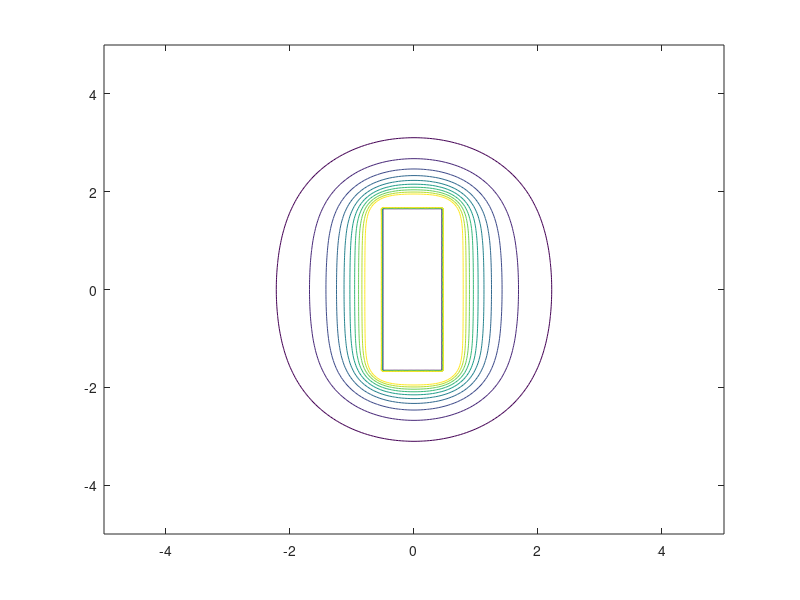

Source code (MATLAB):
%% run_greenfield_3D_DMM.m
% -------------------------------------------------------------------------
% Purpose:
%   Compute 3D greenfield displacements induced by excavation, based on
%   user-defined retaining wall deflection shapes.
%
% Key Features:
%   1. Supports multiple wall deflection modes:
%        - 3  : Parabolic shape (with/without degradation)
%        - 30 : Parabolic with Gaussian longitudinal reduction (Mu & Huang 2016)
%        - 31 : Parabolic with erfc-type longitudinal reduction (Roboski & Finno 2006)
%        - 5  : Custom linear combination of cantilever, parabolic, and kick-in
%   2. Allows specification of wall displacement level  beta and
%      variation along walls (longitudinal direction).
%   3. Discretizes excavation cavity into vertical slices (depth) and
%      perimeter segments (plan view).
%   4. Computes cavity area contributions, wall displacement fields,
%      and beta/ beta_CSS ratios for verification.
%
% Inputs (set in script):
%   - switch_shape        : integer selecting wall deflection shape
%   - beta_CCS_wall_i     : control  beta for each wall (1–4)
%   - Hw, Hr, Lx, Ly      : geometric parameters (wall height, reference depth,
%                            half-lengths of excavation box)
%   - delta_z_cavities,
%     delta_xyperimeter   : discretization step sizes (depth & perimeter)
%
% Outputs (variables/plots):
%   - a_cavity_matrix_v*  : cavity displacement contributions per slice
%   - VLW_runmeter_wall_* : integrated wall deflections per unit length
%   - beta/ beta_CSS diagnostic plots (figure 97, 98)
%
% Notes:
%   - Discretization along walls is midpointed to ensure symmetry.
%   - Longitudinal reductions (30/31) are centered around s = 0 for each wall.
%   - Use figure(97)/(98) to check symmetry of β/β_CSS profiles.
%
% Author: Adriana Hernandez
% Created: [Date]
% Based on: initial 3DShaft framework (2025), adapted for 3D wall
% deflection created by Andrea Franza
% _v1: Station_calculation_AFv4_Eq_shaft_3d_AF_v2
% _v2: Updates discretization and perimeter location of cavities. 
% -------------------------------------------------------------------------

%close all;
%clear all;
function out = run_greenfield_3D_DMM(params)
    % Run the 3D greenfield DMM with optional overrides via params struct.
    % Example:
    %   p = struct('Hw',19,'L_x',9.5,'L_y',32,'switch_shape',5);
    %   out = run_greenfield_3D_DMM(p);
                          % ← ensures out is always defined
    if nargin < 1, params = struct(); end
    out = struct(); 
    close all; clc;  % keep it light; avoid clearvars/clear all inside functions
    
    %% ---------------- Inputs (guarded defaults) ----------------
    nu            = getf(params,'nu',            0.499);   % Poisson's ratio
    Hw            = getf(params,'Hw',            19);      % wall depth [m]
    He_Hwratio    = getf(params,'He_Hwratio',    1);       % He/Hw ratio if used
    L_x           = getf(params,'L_x',           9.5);     % half-width of box [m]
    L_y           = getf(params,'L_y',           32);      % half-height of box [m]
    
    beta_CCS_wall_1 = getf(params,'beta_CCS_wall_1', 0.075/100);
    beta_CCS_wall_2 = getf(params,'beta_CCS_wall_2', 0.075/100);
    beta_CCS_wall_3 = getf(params,'beta_CCS_wall_3', 0.075/100);
    beta_CCS_wall_4 = getf(params,'beta_CCS_wall_4', 0.075/100);
    
    
    num_nodes       = getf(params,'num_nodes',   101);     % number of evaluation points along the line
    building_offset = getf(params,'building_offset',   11);    % [m] distance from the wall face
    length_beam     = getf(params,'length_beam',   12);    % [m] length along x
    y0              = getf(params,'y0',   0);     % [m] fixed y for the line
    z0              =getf(params,'z0',   0);      % [m] fixed z for the line (0=surface; e.g. 2.2 for foundation)     
    
    
    switch_shape   = getf(params,'switch_shape',   5);     % 3,30,31,5,50,51 (your modes)
    C1             = getf(params,'C1',             0);     % only used if switch_shape=5/50/51
    C2             = getf(params,'C2',             1);
    C3             = getf(params,'C3',             1-C1-C2);

    if ismember(switch_shape, [5 50 51])
        tol  = 1e-6;
        if abs((C1+C2+C3) - 1) > tol
            error('C1+C2+C3 must equal 1 (got %.6g). Fix your inputs.', C1+C2+C3);
        end
    end
    
    % Wall discretization
    delta_z_cavities = getf(params,'delta_z_cavities', Hw/19);  % depth step [m]
    % Perimeter discretization
    delta_xyperimeter_cavities = getf(params,'delta_xyperimeter_cavities', 2.5);
    
    % Field grid spacing (used later when building Xsection/Ysection/Zsection)
    spacing_x = getf(params,'spacing_x', Hw*0.05);
    spacing_y = getf(params,'spacing_y', Hw*0.05);
    spacing_z = getf(params,'spacing_z', Hw*0.05);
    
    % Output section choice and plotting/solution switches
    switch_outputlocation   = getf(params,'switch_outputlocation',   3); % 1=xz, 3=xy, 4 =buildingcoords
    switch_solution_type    = getf(params,'switch_solution_type',    3); % 1,2,3 per your script
    
    % Make C’s visible if shape=5/50/51
    if ismember(switch_shape,[5 50 51]) 
        % expose C1..C3 to original code that references them
    end

    make_plots_checks = getf(params,'make_plots_checks', false);
    make_plots_results = getf(params,'make_plots_results', false);


    %% Building up coordinates at which movement computed
if switch_outputlocation==1
    %%xz plane (vertical)
    x_vect = L_x+spacing_x : spacing_x : 6*Hw;
    y_vect = 0;
    z_vect = 0 : spacing_z : 2*Hw;

elseif switch_outputlocation==3
    % xy plane (horizontal)
    x_vect = -5*Hw : spacing_x : 5*Hw;
    y_vect = -5*Hw : spacing_y : 5*Hw;
    z_vect = 0;

elseif switch_outputlocation==4
    % ---- 1D line along x, at fixed y=z ----
    % Global x along the building line (outside the RIGHT wall at x=+L_x):
    %   absolute x = (wall face) + (offset) + [0..length_beam]
    x_vect = (L_x + building_offset) + linspace(0, length_beam, num_nodes);
    y_vect = y0;     % scalar
    z_vect = z0;     % scalar

elseif switch_outputlocation==100
    % --- ASRE3D building nodes (direct) ---
    % Expect the caller to pass coords via params.x_nodes / y_nodes / z_nodes
    assert(isfield(params,'x_nodes') && isfield(params,'y_nodes') && isfield(params,'z_nodes'), ...
           'Mode 100 needs params.x_nodes, params.y_nodes, params.z_nodes');
    x_vect = params.x_nodes(:);
    y_vect = params.y_nodes(:);
    z_vect = params.z_nodes(:);

else
    error('switch_outputlocation=%d not implemented.', switch_outputlocation);
end


if switch_outputlocation==1
    %%xz plane (vertical)     
    [Xsection,Zsection] = meshgrid(x_vect,z_vect);
    Ysection=0;
   
elseif  switch_outputlocation==3
    %xy plane (horizontal)
    [Xsection,Ysection] = meshgrid(x_vect,y_vect);
    Zsection=0;

elseif switch_outputlocation==100
    % --- ASRE3D node cloud: 1-to-1 points, no meshgrid ---
    % x_vect, y_vect, z_vect must be same-length vectors of node coordinates.
    if ~(numel(x_vect)==numel(y_vect) && numel(y_vect)==numel(z_vect))
        error('Mode 100: x_nodes, y_nodes, z_nodes must have the same length.');
    end
    Xsection = x_vect(:);
    Ysection = y_vect(:);
    Zsection = z_vect(:);


else
    [Xsection,Ysection,Zsection] = meshgrid(x_vect,y_vect,z_vect);
    Xsection=Xsection(:);
    Ysection=Ysection(:);
    Zsection=Zsection(:);
end


%% Basic wall mode
    beta_CCS_wall_all = [beta_CCS_wall_1 , beta_CCS_wall_2 , beta_CCS_wall_3 , beta_CCS_wall_4];
    beta_CCS_avg = mean(beta_CCS_wall_all);
    
    z_wall_discr_vec = 0:delta_z_cavities:Hw; %depth at which wall volume loss vertically discretised 
    z_cav_vec = (z_wall_discr_vec(1:end-1) + z_wall_discr_vec(2:end))./2;
       
%% Building up coordinates of the stacks of cavities around the wall 
%Defining the positions of the virtual cavities along the perimeter of the
%wall
%The cavities will be located at the midpoint of each "squared section". 
% Perimeter discretization (symmetric, midpointed)
    dx = delta_xyperimeter_cavities;

% number of segments per wall (rounded so total length stays exact)
    n1 = max(1,round((2*L_x/dx)));
    n2 = max(1,round((2*L_y/dx)));
    dx1 = (2*L_x/n1);
    dx2 = (2*L_y/n2);

% --- PERIMETER NODES (exactly on the rectangle, including corners) ---
% Wall 1 (bottom): y = -L_y, x from -L_x to +L_x
    xnode_w1 = linspace(-L_x,  L_x,  n1+1);    ynode_w1 = -L_y*ones(1,n1+1);

% Wall 2 (right):  x = +L_x, y from -L_y to +L_y
    ynode_w2 = linspace(-L_y,  L_y,  n2+1);    xnode_w2 =  L_x*ones(1,n2+1);

% Wall 3 (top):    y = +L_y, x from +L_x to -L_x (reverse to keep traversal)
    xnode_w3 = linspace( L_x, -L_x, n1+1);     ynode_w3 =  L_y*ones(1,n1+1);

% Wall 4 (left):   x = -L_x, y from +L_y to -L_y
    ynode_w4 = linspace( L_y, -L_y, n2+1);     xnode_w4 = -L_x*ones(1,n2+1);

% Concatenate once per corner (avoid duplicates):
    Xnode_vec = [ xnode_w1, xnode_w2(2:end), xnode_w3(2:end), xnode_w4(2:end) ];
    Ynode_vec = [ ynode_w1, ynode_w2(2:end), ynode_w3(2:end), ynode_w4(2:end) ];

% Contiguous node index ranges per wall
    idx_node_w1 = 1 : (n1+1);
    idx_node_w2 = (n1+1) : (n1+1) + n2;
    idx_node_w3 = idx_node_w2(end) + (1:n1);
    idx_node_w4 = idx_node_w3(end) + (1:n2);

% --- CAVITY MIDPOINTS (between consecutive nodes along each wall) ---
% Wall 1 mids
    xmid_w1 = 0.5*(xnode_w1(1:end-1) + xnode_w1(2:end));
    ymid_w1 = -L_y*ones(1,n1);

% Wall 2 mids
    ymid_w2 = 0.5*(ynode_w2(1:end-1) + ynode_w2(2:end));
    xmid_w2 =  L_x*ones(1,n2);

% Wall 3 mids  (nodes reversed → mids follow traversal)
    xmid_w3 = 0.5*(xnode_w3(1:end-1) + xnode_w3(2:end));
    ymid_w3 =  L_y*ones(1,n1);

% Wall 4 mids
ymid_w4 = 0.5*(ynode_w4(1:end-1) + ynode_w4(2:end));
xmid_w4 = -L_x*ones(1,n2);

% Concatenate in the same order (w1 → w2 → w3 → w4)
Xc_vec = [xmid_w1, xmid_w2, xmid_w3, xmid_w4];
Yc_vec = [ymid_w1, ymid_w2, ymid_w3, ymid_w4];

% Contiguous cavity index ranges per wall (for your loops)
index_wall1 = 1 : n1;
index_wall2 = (n1+1) : (n1+n2);
index_wall3 = (n1+n2+1) : (2*n1+n2);
index_wall4 = (2*n1+n2+1) : (2*n1+2*n2);

% Wall lengths for normalization/labels
Lwall_1 = 2*L_x;  Lwall_3 = 2*L_x;
Lwall_2 = 2*L_y;  Lwall_4 = 2*L_y;

% --- Depth × along-wall grids ---
% Use MIDPOINT coordinates (xmid/ymid) for evaluating deflections and volumes
[Ymidwall_wall_1, Z_wall_discr_1] = meshgrid(xmid_w1, z_wall_discr_vec);
[Ymidwall_wall_2, Z_wall_discr_2] = meshgrid(ymid_w2, z_wall_discr_vec);
[Ymidwall_wall_3, Z_wall_discr_3] = meshgrid(xmid_w3, z_wall_discr_vec);
[Ymidwall_wall_4, Z_wall_discr_4] = meshgrid(ymid_w4, z_wall_discr_vec);

[Ymidwall_cav_1,  Z_cav_discr_1]  = meshgrid(xmid_w1, z_cav_vec);
[Ymidwall_cav_2,  Z_cav_discr_2]  = meshgrid(ymid_w2, z_cav_vec);
[Ymidwall_cav_3,  Z_cav_discr_3]  = meshgrid(xmid_w3, z_cav_vec);
[Ymidwall_cav_4,  Z_cav_discr_4]  = meshgrid(ymid_w4, z_cav_vec);

% Counts (driven by what we actually built)
num_cav_in_stack = numel(z_cav_vec);        % vertical bins
num_stacks       = numel(Xc_vec);           % along-wall bins (midpoints)

%% Plot results Mesh and Discretization Location
%Plots help identify the Wall Locations
if make_plots_checks == true

    figure(99)
    subplot(1,2,1); hold on; axis equal;
    plot([Xnode_vec, Xnode_vec(1)], [Ynode_vec, Ynode_vec(1)], 'b-'); % Rectangle-like shape
    plot(Xc_vec, Yc_vec, 'bo', 'LineWidth', 2, 'MarkerSize', 4,'displayname','Cavity centers'); 
    plot(Xc_vec(index_wall1), Yc_vec(index_wall1), 'cx', 'LineWidth', 2, 'MarkerSize', 8,'displayname','wall 1'); % Rectangle-like shape
    plot(Xc_vec(index_wall2), Yc_vec(index_wall2), 'y^', 'LineWidth', 2, 'MarkerSize', 8,'displayname','wall 2'); % Rectangle-like shape
    plot(Xc_vec(index_wall3), Yc_vec(index_wall3), 'mv', 'LineWidth', 2, 'MarkerSize', 8,'displayname','wall 3'); % Rectangle-like shape
    plot(Xc_vec(index_wall4), Yc_vec(index_wall4), 'k*', 'LineWidth', 2, 'MarkerSize', 8,'displayname','wall 4'); % Rectangle-like shape
    plot([-L_x L_x L_x -L_x -L_x], [-L_y -L_y L_y L_y -L_y], 'r--', 'LineWidth', 1.5, 'MarkerSize', 8,'displayname','Mesh'); % Rectangle boundary
    plot(0, 0, 'ko', 'MarkerFaceColor', 'k','displayname','origin'); % Origin
    xlabel('X-axis'); ylabel('Y-axis');
    title('Meshing and labelling of walls');
    legend;
    grid on;
        
    subplot(1,2,2); hold on; axis equal;
    plot([Xnode_vec, Xnode_vec(1)], [Ynode_vec, Ynode_vec(1)], 'b-','displayname','Wall'); % Rectangle-like shape
    plot(Xc_vec, Yc_vec, 'bo', 'LineWidth', 2, 'MarkerSize', 4,'displayname','Cavity Centers'); % CAvity centers
    plot([-L_x L_x L_x -L_x -L_x], [-L_y -L_y L_y L_y -L_y], 'r--', 'LineWidth', 1.5, 'MarkerSize', 8,'displayname','Mesh'); % Rectangle boundary
    plot(0, 0, 'ko', 'MarkerFaceColor', 'k','displayname','origin'); % Origin
    xlabel('X-axis'); ylabel('Y-axis');
    title('Meshing and labelling of walls');
    legend;
    grid on;

end

%% ===== Shape selection (readable handles, no giant switch) =====
% Along-wall coordinate for each wall (centered around 0 by construction)
s_w1 = xmid_w1;           % walls 1 & 3 vary in x
s_w2 = ymid_w2;           % walls 2 & 4 vary in y
s_w3 = xmid_w3;
s_w4 = ymid_w4;


if ismember(switch_shape, [3, 30, 31])
    delta_function = @(z) depth_parabolic(z, Hw);                 % −6/H*z^2 + 6z
elseif ismember(switch_shape, [5, 50, 51])
    delta_function = @(z) depth_dmm(z, Hw, C1, C2, C3);         % C1/C2/C3 combo
else
    error('switch_shape=%d not recognized.', switch_shape);
end

% --- pick the longitudinal reduction model ---
if ismember(switch_shape, [3, 5])
    long_function = @(s,Lw,Hw,HeHr) long_none(s);                 % no degradation
elseif ismember(switch_shape, [30, 50])
    long_function = @(s,Lw,Hw,HeHr) long_mu(s, Lw, Hw, HeHr);     % Mu & Huang
elseif ismember(switch_shape, [31, 51])
    long_function = @(s,Lw,Hw,HeHr) long_roboski(s, Lw, Hw, HeHr);% Roboski & Finno
else
    error('switch_shape=%d not mapped to a longitudinal model.', switch_shape);
end

% ----- Precompute 1D shapes (once) -----
% Delta shape vectors (nodes along z)
delta_wall = delta_function(z_wall_discr_vec(:));     % Nd_w × 1
delta_cav = delta_function(z_cav_vec(:));            % Nd_c × 1

% Evaluated along-wall reductions (once per wall)
R1 = long_function(s_w1, Lwall_1, Hw, He_Hwratio);   % 1 × Ns1
R2 = long_function(s_w2, Lwall_2, Hw, He_Hwratio);   % 1 × Ns2
R3 = long_function(s_w3, Lwall_3, Hw, He_Hwratio);
R4 = long_function(s_w4, Lwall_4, Hw, He_Hwratio);

% ----- Build 2D fields via outer products -----
% (depth × along-wall) with each wall’s local beta_CCS_wall_i
DELTA_wall_1 = beta_CCS_wall_1 .* (delta_wall * R1);
DELTA_wall_2 = beta_CCS_wall_2 .* (delta_wall * R2);
DELTA_wall_3 = beta_CCS_wall_3 .* (delta_wall * R3);
DELTA_wall_4 = beta_CCS_wall_4 .* (delta_wall * R4);

DELTA_cav_1  = beta_CCS_wall_1 .* (delta_cav * R1);
DELTA_cav_2  = beta_CCS_wall_2 .* (delta_cav * R2);
DELTA_cav_3  = beta_CCS_wall_3 .* (delta_cav * R3);
DELTA_cav_4  = beta_CCS_wall_4 .* (delta_cav * R4);

%%===== Integrate and compute beta/βCSS =====
VLW_runmeter_wall_1 = trapz(z_wall_discr_vec, DELTA_wall_1, 1);
VLW_runmeter_wall_2 = trapz(z_wall_discr_vec, DELTA_wall_2, 1);
VLW_runmeter_wall_3 = trapz(z_wall_discr_vec, DELTA_wall_3, 1);
VLW_runmeter_wall_4 = trapz(z_wall_discr_vec, DELTA_wall_4, 1);

beta_runmeter_wall_1 = VLW_runmeter_wall_1 / Hw^2;
beta_runmeter_wall_2 = VLW_runmeter_wall_2 / Hw^2;
beta_runmeter_wall_3 = VLW_runmeter_wall_3 / Hw^2;
beta_runmeter_wall_4 = VLW_runmeter_wall_4 / Hw^2;

beta_betaCSS_wall_1 = VLW_runmeter_wall_1 / Hw^2 / beta_CCS_wall_1;
beta_betaCSS_wall_2 = VLW_runmeter_wall_2 / Hw^2 / beta_CCS_wall_2;
beta_betaCSS_wall_3 = VLW_runmeter_wall_3 / Hw^2 / beta_CCS_wall_3;
beta_betaCSS_wall_4 = VLW_runmeter_wall_4 / Hw^2 / beta_CCS_wall_4;

%%
if make_plots_checks == true
    figure(98) % Plot the distribution of the cavities of each wall. 
    subplot(2,2,1)
    plot3(Ymidwall_wall_1/Hw,Z_wall_discr_1/Hw,DELTA_wall_1,'bo');
    xlabel('y_{wall}/Hw (-)') ; ylabel('z/H_w (-)'); zlabel('\delta_{wall} (-)') ;title('Wall 1')
    subplot(2,2,2)
    plot3(Ymidwall_wall_2/Hw,Z_wall_discr_2/Hw,DELTA_wall_2,'bo');
    xlabel('y_{wall}/Hw (-)') ; ylabel('z/H_w (-)'); zlabel('\delta_{wall} (-)') ;title('Wall 2')
    subplot(2,2,3)
    plot3(Ymidwall_wall_3/Hw,Z_wall_discr_3/Hw,DELTA_wall_3,'bo');
    xlabel('y_{wall}/Hw (-)') ; ylabel('z/H_w (-)'); zlabel('\delta_{wall} (-)') ;title('Wall 3')
    subplot(2,2,4)
    plot3(Ymidwall_wall_4/Hw,Z_wall_discr_4/Hw,DELTA_wall_4,'bo');
    xlabel('y_{wall}/Hw (-)') ; ylabel('z/H_w (-)'); zlabel('\delta_{wall} (-)') ;title('Wall 4')
    
    figure(97) % Plot the distribution of any of beta along the transverse location. Beta / Beta_css = 1 if no change from the central location. 
    subplot(2,2,1)
    plot(Ymidwall_wall_1(1,:)/Hw,beta_betaCSS_wall_1,'b-');
    xlabel('y_{wall}/Hw (-)') ; ylabel('\beta/\beta_{CSS} (-)') ;title('Wall 1')
    subplot(2,2,2)
    plot(Ymidwall_wall_2(1,:)/Hw,beta_betaCSS_wall_2,'b-');
    xlabel('y_{wall}/Hw (-)') ; ylabel('\beta/\beta_{CSS} (-)') ;title('Wall 2')
    subplot(2,2,3)
    plot(Ymidwall_wall_3(1,:)/Hw,beta_betaCSS_wall_3,'b-');
    xlabel('y_{wall}/Hw (-)') ; ylabel('\beta/\beta_{CSS} (-)') ;title('Wall 3')
    subplot(2,2,4)
    plot(Ymidwall_wall_4(1,:)/Hw,beta_betaCSS_wall_4,'b-');
    xlabel('y_{wall}/Hw (-)') ; ylabel('\beta/\beta_{CSS} (-)') ;title('Wall 4')
end
%% Locations and Depth and Deflections 
% at the wall deflection discretivaton points

Ymidwall_wall_all=[Ymidwall_wall_1,Ymidwall_wall_2,Ymidwall_wall_3,Ymidwall_wall_4]; %Lateral
Z_wall_discr_all=[Z_wall_discr_1,Z_wall_discr_2,Z_wall_discr_3,Z_wall_discr_4];     %Depths
Delta_wall_all=[DELTA_wall_1,DELTA_wall_2,DELTA_wall_3,DELTA_wall_4]; %Wall deflection magnitude

% At the cavity positions 
Ymidwall_cav_all=[Ymidwall_cav_1,Ymidwall_cav_2,Ymidwall_cav_3,Ymidwall_cav_4];
Z_cav_discr_all=[Z_cav_discr_1,Z_cav_discr_2,Z_cav_discr_3,Z_cav_discr_4];     
Delta_cav_all=[DELTA_cav_1,DELTA_cav_2,DELTA_cav_3,DELTA_cav_4];
      

%% ================= Displacement field via equivalent spherical cavities =================
% Initialisation displacement vectors 
Sx_SPn=zeros(size(Xsection)); %no symmetry, displacements from all cavity sources directly
Sy_SPn=zeros(size(Xsection));
Sz_SPn=zeros(size(Xsection));

Sx_SPy=zeros(size(Xsection)); %With symmetry plane, displacement modified to model symmetrical soil behavioy ron either side of the wall
Sy_SPy=zeros(size(Xsection));
Sz_SPy=zeros(size(Xsection));

% === Symmetry factor (scalar) ===
switch switch_solution_type
    case 1, m_symmetry = 2;   % single wall mirrored
    case 2, m_symmetry = 1;   % 4 walls analytical
    case 3, m_symmetry = 2;   % 4 walls semi-analytical (taper applied later)
    otherwise, error('Unknown switch_solution_type=%d', switch_solution_type);
end

% === Segment length per stack Δs ===
% dx1, dx2, index_wall1..4, num_cav_in_stac
seg_len = [ dx1*ones(1, numel(index_wall1)), ...
            dx2*ones(1, numel(index_wall2)), ...
            dx1*ones(1, numel(index_wall3)), ...
            dx2*ones(1, numel(index_wall4)) ];

% -- precompute equivalent cavity radii a_ij for all depths/stacks --
% ΔV_ij = Δ_cav_ij * Δz * Δs_j;  a_ij = [(3/(4π)) * m_symmetry * ΔV_ij]^(1/3)
index_wall_all  = {index_wall1, index_wall2, index_wall3, index_wall4};
DeltaS          = repmat(seg_len, num_cav_in_stack, 1);                     % [Nd_c × Ns]
vol_elem        = m_symmetry * Delta_cav_all .* (delta_z_cavities .* DeltaS);
vol_elem        = max(vol_elem, 0);                                         % clamp tiny negatives
a_cavity_matrix = ((3/(4*pi)) * vol_elem) .^ (1/3);                         % [Nd_c × Ns]



% -- quick volume consistency check --
check = [index_wall1(ceil(end/2)), index_wall2(ceil(end/2)), index_wall3(ceil(end/2)), index_wall4(ceil(end/2))];
for k = 1:numel(check)
    j = check(k);
    V_from_a     = sum((4*pi/3) * a_cavity_matrix(:,j).^3) / m_symmetry;
    V_from_delta = sum(Delta_cav_all(:,j)) * delta_z_cavities * seg_len(j);
    fprintf('[Stack %d] Vol(a)=%.3e  Vol(delta)=%.3e  rel.err=%.2e\n', j, V_from_a, V_from_delta, (V_from_a-V_from_delta)/max(1e-12,V_from_delta));
end

% -- precompute symmetry taper masks once per wall (only used if solution_type==3) --
F1 = ones(size(Xsection)); F2 = F1; F3 = F1; F4 = F1;
if switch_solution_type == 3
    % W1 (bottom, Y=-Ly): 1 at Y=-Ly → 0 at Y=+Ly
    mask = (Ysection >= -L_y);
    F1(mask) = max(0, 0.5 - 0.5*(Ysection(mask)/L_y));

    % W2 (right, X=+Lx):  1 at X=+Lx → 0 at X=-Lx
    mask = (Xsection <= +L_x);
    F2(mask) = max(0, 0.5 + 0.5*(Xsection(mask)/L_x));

    % W3 (top, Y=+Ly):    1 at Y=+Ly → 0 at Y=-Ly
    mask = (Ysection <= +L_y);
    F3(mask) = max(0, 0.5 + 0.5*(Ysection(mask)/L_y));

    % W4 (left, X=-Lx):   1 at X=-Lx → 0 at X=+Lx
    mask = (Xsection >= -L_x);
    F4(mask) = max(0, 0.5 - 0.5*(Xsection(mask)/L_x));
end
Fwall = {F1, F2, F3, F4};

% ================= accumulate displacement contributions =================
for w = 1:4
    idx_stacks = index_wall_all{w};   % stacks belonging to wall w
    Fw         = Fwall{w};            % taper mask for wall w (all ones if not used)

    for jj = idx_stacks
        % cavity stack center in plan
        deltaXl = Xc_vec(jj);
        deltaYl = Yc_vec(jj);

        % grid translated to this stack's local coordinates
        Xloc = Xsection - deltaXl;
        Yloc = Ysection - deltaYl;

        % sum depth contributions for this stack
        for ii = 1:num_cav_in_stack
            a_cavity = a_cavity_matrix(ii, jj);
            if a_cavity <= 0, continue; end

            z_cav_ii = Z_cav_discr_all(ii, jj);

            % incremental displacement from this equivalent cavity
            [ux, uy, uz] = Eq_shaft_3d_AF_v2(Xloc, Yloc, Zsection, z_cav_ii, nu, a_cavity);

            % accumulate
            Sx_SPn = Sx_SPn + ux;     Sy_SPn = Sy_SPn + uy;     Sz_SPn = Sz_SPn + uz;        % no taper
            Sx_SPy = Sx_SPy + Fw.*ux; Sy_SPy = Sy_SPy + Fw.*uy; Sz_SPy = Sz_SPy + Fw.*uz;    % with taper
        end
    end
end

% keep unmasked copies (if needed later)
Sx_SPy_full = Sx_SPy;  
Sy_SPy_full = Sy_SPy; 
Sz_SPy_full = Sz_SPy;

% zero inside the rectangle (only keep greenfield outside the box)
index_inside_rect  = (Xsection >= -L_x) & (Xsection <= L_x) & (Ysection >= -L_y) & (Ysection <= L_y);
index_outside_rect = ~index_inside_rect;

Sx_SPn = Sx_SPn .* index_outside_rect;   
Sy_SPn = Sy_SPn .* index_outside_rect;   
Sz_SPn = Sz_SPn .* index_outside_rect;

Sx_SPy = Sx_SPy .* index_outside_rect;   
Sy_SPy = Sy_SPy .* index_outside_rect;   
Sz_SPy = Sz_SPy .* index_outside_rect;


%% Extract Displacements ux,uy,uz at desired nodes or location
if switch_outputlocation == 3
    [~, iy0] = min(abs(y_vect - 0));   % row index of y≈0
    
    % === 3) Limit x to [L_x, 5*Hw] and grab that slice ===
    x_mask = (x_vect >= L_x) & (x_vect <= 5*Hw);
    x_line = x_vect(x_mask);
    
    % no-taper field along y=0
    ux_spn = Sx_SPn(iy0, x_mask).';    % column vectors for convenience
    uy_spn = Sy_SPn(iy0, x_mask).';
    uz_spn = Sz_SPn(iy0, x_mask).';
    
    % with-taper field along y=0
    ux_spy = Sx_SPy(iy0, x_mask).';
    uy_spy = Sy_SPy(iy0, x_mask).';
    uz_spy = Sz_SPy(iy0, x_mask).';
end

%% ---------------- Pack outputs (minimal) ----------------
out.Hw = Hw;
out.nu = nu;
out.L_x = L_x;
out.L_y = L_y;
out.switch_shape = switch_shape;

% grids
out.X = Xsection; 
out.Y = Ysection;
out.Z = Zsection;

% full fields (no taper and with taper)
out.Ux = Sx_SPn;
out.Uy = Sy_SPn;
out.Uz = Sz_SPn;
out.Ux_taper = Sx_SPy;
out.Uy_taper = Sy_SPy;
out.Uz_taper = Sz_SPy;

if switch_outputlocation == 3 
    % Store centerline at y≈0 (x from L_x to 5*Hw) results
    out.x_line = x_line;
    out.ux_line = ux_spn; out.uy_line = uy_spn; out.uz_line = uz_spn;
    if exist('ux_spy','var')
        out.ux_line_taper = ux_spy; 
        out.uy_line_taper = uy_spy; 
        out.uz_line_taper = uz_spy; 
    end
end 

out.meta = struct('created', datestr(now), 'mode', '3D');


if make_plots_checks == true
    if switch_outputlocation == 3

    figure(10); 
    subplot(3,1,1)
    plot(x_line./Hw, ux_spn*1000, 'k-', x_line./Hw, ux_spy*1000, 'r--','LineWidth',1.2)
    grid on; ylim([-30 30]); ylabel('u_x')
    legend('no taper (SPn)','with taper (SPy)','Location','best')
    title('y = 0 centerline')
    
    subplot(3,1,2)
    plot(x_line./Hw, uy_spn*1000, 'k-', x_line./Hw, uy_spy*1000, 'r--','LineWidth',1.2)
    grid on; ylim([-30 30]); ylabel('u_y')
    
    subplot(3,1,3)
    plot(x_line./Hw, uz_spn*1000, 'k-', x_line./Hw, uz_spy*1000, 'r--','LineWidth',1.2)
    grid on; ylim([-30 30]); ylabel('u_z'); xlabel('x/H_w (-)')
    end 
end

%% Define rectangle vertices for fill
rect_x = [-L_x L_x L_x -L_x];
rect_y = [-L_y -L_y L_y L_y];

if make_plots_results == true

    if switch_outputlocation==1
        figure(2)
        subplot(1,3,1)
        contourf(Xsection/Hw,Zsection/Hw,Sx_SPn/(beta_CCS_avg*Hw),[-1:0.1:1])
        pbaspect([1 1 1])
        colorbar; 
        caxis([-1 1 ]);
        set ( gca, 'ydir', 'reverse' )
        xlabel('x/Hw (-)') ; ylabel('z/Hw (-)') ;title('Ux_{SPn}/(\beta_{CCS}*Hw) (%)')
        
        subplot(1,3,2)
        contourf(Xsection/Hw,Zsection/Hw,Sz_SPn/(beta_CCS_avg*Hw),[-1:0.1:1])
        pbaspect([1 1 1])
        colorbar; 
        caxis([-1 1 ]);
        set ( gca, 'ydir', 'reverse' )
        xlabel('x/Hw (-)') ; ylabel('z/Hw (-)') ;title('Uz_{SPn}/(\beta_{CCS}*Hw) (%)')
        
        subplot(1,3,3)
        contourf(Xsection/Hw,Zsection/Hw,Sy_SPn/(beta_CCS_avg*Hw),[-1:0.1:1])
        pbaspect([1 1 1])
        colorbar;
        caxis([-1 1 ]);
        set ( gca, 'ydir', 'reverse' )
        xlabel('x/Hw (-)') ; ylabel('z/Hw (-)') ;title('Uy_{SPn}/(\beta_{CCS}*Hw) (%)')
        
       
        figure(20)
        subplot(1,3,1)
        contourf(Xsection/Hw,Zsection/Hw,Sx_SPy/(beta_CCS_avg*Hw),[-1:0.1:1])
        pbaspect([1 1 1])
        colorbar; 
        caxis([-1 1 ]);
        set ( gca, 'ydir', 'reverse' )
        xlabel('x/Hw (-)') ; ylabel('z/Hw (-)') ;title('Ux_{SPy}/(\beta_{CCS}*Hw) (%)')
        
        subplot(1,3,2)
        contourf(Xsection/Hw,Zsection/Hw,Sz_SPy/(beta_CCS_avg*Hw),[-1:0.1:1])
        pbaspect([1 1 1])
        colorbar; 
        caxis([-1 1 ]);
        set ( gca, 'ydir', 'reverse' )
        xlabel('x/Hw (-)') ; ylabel('z/Hw (-)') ;title('Uz_{SPy}/(\beta_{CCS}*Hw) (%)')
        
        subplot(1,3,3)
        contourf(Xsection/Hw,Zsection/Hw,Sy_SPy/(beta_CCS_avg*Hw),[-1:0.1:1])
        pbaspect([1 1 1])
        colorbar;
        caxis([-1 1 ]);
        set ( gca, 'ydir', 'reverse' )
        xlabel('x/Hw (-)') ; ylabel('z/Hw (-)') ;title('Uy_{SPy}/(\beta_{CCS}*Hw) (%)')
        
    end


    if switch_outputlocation==3
        
    figure(1); clf;
    screen_size = get(0, 'Screensize'); figure_width = screen_size(3) * 0.8; figure_height = screen_size(4) * 0.8; set(gcf, 'Position', [screen_size(1), screen_size(2), figure_width, figure_height]);
    subplot(2,3,1); hold on;
    contourf(Xsection/Hw,Ysection/Hw,Sx_SPn/(beta_CCS_avg*Hw),[-1:0.1:1])
    fill(rect_x/Hw, rect_y/Hw, [0.8 0.8 0.8],'facecolor','white', 'EdgeColor', 'r', 'LineWidth', 1.5); % Filled rectangle
    colorbar; 
    caxis([-1 1 ]);
    set ( gca, 'ydir', 'reverse' )
    xlabel('x/Hw (-)') ; ylabel('y/Hw (-)') ;title('Ux_{SPn}/(\beta_{CCS}*Hw) (%)')
    set(gca,'DataAspectRatio',[1 1 1])
    
    subplot(2,3,2); hold on;
    contourf(Xsection/Hw,Ysection/Hw,Sz_SPn/(beta_CCS_avg*Hw),[-1:0.1:1])
    fill(rect_x/Hw, rect_y/Hw, [0.8 0.8 0.8],'facecolor','white', 'EdgeColor', 'r', 'LineWidth', 1.5); % Filled rectangle
    colorbar; 
    caxis([-1 1 ]);
    set ( gca, 'ydir', 'reverse' )
    xlabel('x/Hw (-)') ; ylabel('y/Hw (-)') ;title('Uz_{SPn}/(\beta_{CCS}*Hw) (%)')
    set(gca,'DataAspectRatio',[1 1 1])
    
    subplot(2,2,3); hold on;
    contourf(Xsection/Hw,Ysection/Hw,Sy_SPn/(beta_CCS_avg*Hw),[-1:0.1:1])
    fill(rect_x/Hw, rect_y/Hw, [0.8 0.8 0.8],'facecolor','white', 'EdgeColor', 'r', 'LineWidth', 1.5); % Filled rectangle
    colorbar; 
    caxis([-1 1 ]);
    set ( gca, 'ydir', 'reverse' )
    xlabel('x/Hw (-)') ; ylabel('y/Hw (-)') ;title('Uy_{SPn}/(\beta_{CCS}*Hw) (%)')
    set(gca,'DataAspectRatio',[1 1 1])
    
    
    subplot(2,3,3); hold on;
    contourf(Xsection/Hw,Ysection/Hw,Sy_SPn/(beta_CCS_avg*Hw),[-1:0.1:1])
    fill(rect_x/Hw, rect_y/Hw, [0.8 0.8 0.8],'facecolor','white', 'EdgeColor', 'r', 'LineWidth', 1.5); % Filled rectangle
    colorbar; 
    caxis([-1 1 ]);
    set ( gca, 'ydir', 'reverse' )
    xlabel('x/Hw (-)') ; ylabel('y/Hw (-)') ;title('Uy_{SPn}/(\beta_{CCS}*Hw) (%)')
    set(gca,'DataAspectRatio',[1 1 1])
    
    subplot(2,3,4);hold on;
    contourf(Xsection/Hw,Ysection/Hw,(Sy_SPn.^2+Sx_SPn.^2).^0.5./((beta_CCS_avg*Hw)),[-1:0.1:1])
    colorbar; 
    caxis([-1 1]);
    % quiver(Xsection(1:10:end,1:10:end)/Hw,Ysection(1:10:end,1:10:end)/Hw,Sx_SPn(1:10:end,1:10:end),Sy_SPn(1:10:end,1:10:end), 'k', 'LineWidth', 1.5)
    set ( gca, 'ydir', 'reverse' )
    xlabel('x/Hw (-)') ; ylabel('y/Hw (-)') ;title('u_h_{SPn}/(\beta_{CCS} Hw)=sqrt(ux_{SPn}^2+uy_{SPn}^2)/(\beta_{CCS} Hw)')
    set(gca,'DataAspectRatio',[1 1 1])
    fill(rect_x/Hw, rect_y/Hw, [0.8 0.8 0.8],'facecolor','white', 'EdgeColor', 'r', 'LineWidth', 1.5); % ,'facecolor','white'
    
    subplot(2,3,5);hold on;
    contourf(Xsection/Hw,Ysection/Hw,(Sy_SPn.^2+Sx_SPn.^2).^0.5./Sz_SPn,[0:0.5:10])
    fill(rect_x/Hw, rect_y/Hw, [0.8 0.8 0.8],'facecolor','white', 'EdgeColor', 'r', 'LineWidth', 1.5); % ,'facecolor','white'
    colorbar; 
    caxis([0 5 ]);
    set ( gca, 'ydir', 'reverse' )
    xlabel('x/Hw (-)') ; ylabel('y/Hw (-)') ;title('u_h_{SPn}/u_z_{SPn}')
    set(gca,'DataAspectRatio',[1 1 1])
    
    
    figure(2);clf; 
    screen_size = get(0, 'Screensize'); figure_width = screen_size(3) * 0.8; figure_height = screen_size(4) * 0.8; set(gcf, 'Position', [screen_size(1), screen_size(2), figure_width, figure_height]);
    subplot(2,3,1);hold on;
    contourf(Xsection/Hw,Ysection/Hw,atand(Sy_SPn./Sx_SPn),[-90:10:90])
    colorbar; 
    caxis([-90 90 ]);
    quiver(Xsection(1:10:end,1:10:end)/Hw,Ysection(1:10:end,1:10:end)/Hw,Sx_SPn(1:10:end,1:10:end),Sy_SPn(1:10:end,1:10:end), 'k', 'LineWidth', 1.5)
    set ( gca, 'ydir', 'reverse' )
    xlabel('x/Hw (-)') ; ylabel('y/Hw (-)') ;title('Omega_{SPn} (deg) from analytical model')
    set(gca,'DataAspectRatio',[1 1 1])
    fill(rect_x/Hw, rect_y/Hw, [0.8 0.8 0.8],'facecolor','white', 'EdgeColor', 'r', 'LineWidth', 1.5); % ,'facecolor','white'
    
    
    subplot(2,3,2);hold on;
    % % contourf(Xsection/Hw,Ysection/Hw,atand(Ysection./Xsection),[-90:10:90])
    % % colorbar; 
    % % caxis([-90 90 ]);
    % % quiver(Xsection(1:10:end,1:10:end)/Hw,Ysection(1:10:end,1:10:end)/Hw,Sx_SPn(1:10:end,1:10:end),Sy_SPn(1:10:end,1:10:end), 'k', 'LineWidth', 1.5)
    % % set ( gca, 'ydir', 'reverse' )
    % % xlabel('x/Hw (-)') ; ylabel('y/Hw (-)') ;title('Omega_{SPn} (deg) from empirical assumption')
    % % set(gca,'DataAspectRatio',[1 1 1])
    % % fill(rect_x/Hw, rect_y/Hw, [0.8 0.8 0.8],'facecolor','white', 'EdgeColor', 'r', 'LineWidth', 1.5); % ,'facecolor','white'
    contour(Xsection/Hw,Ysection/Hw,atand(Sy_SPn./Sx_SPn),    [-90:15:90],'-k',"ShowText",true,'displayname','\omega')
    [Contour1, h1] =contour(Xsection/Hw,Ysection/Hw,atand(Ysection./Xsection),[-90:15:90],'--r',"ShowText",true,'displayname','u_h towards centre');
    clabel(Contour1, h1, 'Color', 'r'); % Set label color to black
    set ( gca, 'ydir', 'reverse' )
    xlabel('x/Hw (-)') ; ylabel('y/Hw (-)') ;title('Analysis \omega SPn')
    set(gca,'DataAspectRatio',[1 1 1])
    fill(rect_x/Hw, rect_y/Hw, [0.8 0.8 0.8],'facecolor','white', 'EdgeColor', 'r', 'LineWidth', 1.5,'displayname','station'); % ,'facecolor','white'
    legend('location','best')
    
    
    
    subplot(2,3,3);hold on;
    contour(Xsection/Hw,Ysection/Hw,atand(Sy_SPn./Sx_SPn),[-90:15:90],'-k',"ShowText",true,'displayname','\omega')
    contour(Xsection/Hw,Ysection/Hw,Sz_SPn/(beta_CCS_avg*Hw),[1, 2, 5, 10, 50, 100]/100,'--r',"ShowText",true,'displayname','Uz}/\beta/H_w')
    set ( gca, 'ydir', 'reverse' )
    xlabel('x/Hw (-)') ; ylabel('y/Hw (-)') ;title('Analysis \omega SPn')
    set(gca,'DataAspectRatio',[1 1 1])
    fill(rect_x/Hw, rect_y/Hw, [0.8 0.8 0.8],'facecolor','white', 'EdgeColor', 'r', 'LineWidth', 1.5,'displayname','station'); % ,'facecolor','white'
    legend('location','best')
    
    
    
    subplot(2,3,4);hold on;
    contourf(Xsection/Hw,Ysection/Hw,(Sy_SPn.^2+Sx_SPn.^2).^0.5./((beta_CCS_avg*Hw)),[0:0.1:1])
    colorbar; 
    caxis([0 1]);
    quiver(Xsection(1:10:end,1:10:end)/Hw,Ysection(1:10:end,1:10:end)/Hw,Sx_SPn(1:10:end,1:10:end),Sy_SPn(1:10:end,1:10:end), 'k', 'LineWidth', 1.5)
    set ( gca, 'ydir', 'reverse' )
    xlabel('x/Hw (-)') ; ylabel('y/Hw (-)') ;title('u_h_{SPn}/(\beta_{CCS} Hw)=sqrt(ux_{SPn}^2+uy_{SPn}^2)/(\beta_{CCS} Hw)')
    set(gca,'DataAspectRatio',[1 1 1])
    fill(rect_x/Hw, rect_y/Hw, [0.8 0.8 0.8],'facecolor','white', 'EdgeColor', 'r', 'LineWidth', 1.5); % ,'facecolor','white'
    
    subplot(2,3,5);hold on;
    colorbar; 
    caxis([0 1]);
    quiver(Xsection(1:10:end,1:10:end)/Hw,Ysection(1:10:end,1:10:end)/Hw,Sx_SPn(1:10:end,1:10:end),Sy_SPn(1:10:end,1:10:end), 'k', 'LineWidth', 1.5)
    set ( gca, 'ydir', 'reverse' )
    xlabel('x/Hw (-)') ; ylabel('y/Hw (-)') ;title('u_{tot}_{SPn}/(\beta_{CCS} Hw)=sqrt(ux_{SPn}^2+uy_{SPn}^2+u_z_{SPn}^2)/(\beta_{CCS} Hw)')
    set(gca,'DataAspectRatio',[1 1 1])
    fill(rect_x/Hw, rect_y/Hw, [0.8 0.8 0.8],'facecolor','white', 'EdgeColor', 'r', 'LineWidth', 1.5); % ,'facecolor','white'
    contourf(Xsection/Hw,Ysection/Hw,(Sy_SPn.^2+Sx_SPn.^2+Sz_SPn.^2).^0.5./((beta_CCS_avg*Hw)),[-1:0.1:1])
    fill(rect_x/Hw, rect_y/Hw, [0.8 0.8 0.8],'facecolor','white', 'EdgeColor', 'r', 'LineWidth', 1.5); % ,'facecolor','white'
    
    
    
    %%%%%%%%%%%%%%%%%%%%%%%%%%%%%%%%%%%%%%%%%%%%%%%%%%%%%%%%%%%%%%%%%%%%%%%%%%%%%%%%%%
       
    figure(10); clf;
    screen_size = get(0, 'Screensize'); figure_width = screen_size(3) * 0.8; figure_height = screen_size(4) * 0.8; set(gcf, 'Position', [screen_size(1), screen_size(2), figure_width, figure_height]);
    subplot(2,3,1); hold on;
    contourf(Xsection/Hw,Ysection/Hw,Sx_SPy/(beta_CCS_avg*Hw),[-1:0.1:1])
    fill(rect_x/Hw, rect_y/Hw, [0.8 0.8 0.8],'facecolor','white', 'EdgeColor', 'r', 'LineWidth', 1.5); % Filled rectangle
    colorbar; 
    caxis([-1 1 ]);
    set ( gca, 'ydir', 'reverse' )
    xlabel('x/Hw (-)') ; ylabel('y/Hw (-)') ;title('Ux_{SPy}/(\beta_{CCS}*Hw) (%)')
    set(gca,'DataAspectRatio',[1 1 1])
    
    subplot(2,3,2); hold on;
    contourf(Xsection/Hw,Ysection/Hw,Sz_SPy/(beta_CCS_avg*Hw),[-1:0.1:1])
    fill(rect_x/Hw, rect_y/Hw, [0.8 0.8 0.8],'facecolor','white', 'EdgeColor', 'r', 'LineWidth', 1.5); % Filled rectangle
    colorbar; 
    caxis([-1 1 ]);
    set ( gca, 'ydir', 'reverse' )
    xlabel('x/Hw (-)') ; ylabel('y/Hw (-)') ;title('Uz_{SPy}/(\beta_{CCS}*Hw) (%)')
    set(gca,'DataAspectRatio',[1 1 1])
    
    subplot(2,3,3); hold on;
    contourf(Xsection/Hw,Ysection/Hw,Sy_SPy/(beta_CCS_avg*Hw),[-1:0.1:1])
    fill(rect_x/Hw, rect_y/Hw, [0.8 0.8 0.8],'facecolor','white', 'EdgeColor', 'r', 'LineWidth', 1.5); % Filled rectangle
    colorbar; 
    caxis([-1 1 ]);
    set ( gca, 'ydir', 'reverse' )
    xlabel('x/Hw (-)') ; ylabel('y/Hw (-)') ;title('Uy_{SPy}/(\beta_{CCS}*Hw) (%)')
    set(gca,'DataAspectRatio',[1 1 1])
    
    
    subplot(2,3,4);hold on;
    contourf(Xsection/Hw,Ysection/Hw,(Sy_SPy.^2+Sx_SPy.^2).^0.5./((beta_CCS_avg*Hw)),[-1:0.1:1])
    colorbar; 
    caxis([-1 1]);
    % quiver(Xsection(1:10:end,1:10:end)/Hw,Ysection(1:10:end,1:10:end)/Hw,Sx_SPn(1:10:end,1:10:end),Sy_SPn(1:10:end,1:10:end), 'k', 'LineWidth', 1.5)
    set ( gca, 'ydir', 'reverse' )
    xlabel('x/Hw (-)') ; ylabel('y/Hw (-)') ;title('u_h_{SPy}/(\beta_{CCS} Hw)=sqrt(ux_{SPy}^2+uy_{SPn}^2)/(\beta_{CCS} Hw)')
    set(gca,'DataAspectRatio',[1 1 1])
    fill(rect_x/Hw, rect_y/Hw, [0.8 0.8 0.8],'facecolor','white', 'EdgeColor', 'r', 'LineWidth', 1.5); % ,'facecolor','white'
    
    subplot(2,3,5);hold on;
    contourf(Xsection/Hw,Ysection/Hw,(Sy_SPy.^2+Sx_SPy.^2).^0.5./Sz_SPy,[0:0.5:10])
    fill(rect_x/Hw, rect_y/Hw, [0.8 0.8 0.8],'facecolor','white', 'EdgeColor', 'r', 'LineWidth', 1.5); % ,'facecolor','white'
    colorbar; 
    caxis([0 5 ]);
    set ( gca, 'ydir', 'reverse' )
    xlabel('x/Hw (-)') ; ylabel('y/Hw (-)') ;title('u_h_{SPy}/u_z_{SPy}')
    set(gca,'DataAspectRatio',[1 1 1])
    
    
    figure(20);clf; 
    screen_size = get(0, 'Screensize'); figure_width = screen_size(3) * 0.8; figure_height = screen_size(4) * 0.8; set(gcf, 'Position', [screen_size(1), screen_size(2), figure_width, figure_height]);
    subplot(2,3,1);hold on;
    contourf(Xsection/Hw,Ysection/Hw,atand(Sy_SPy./Sx_SPy),[-90:10:90])
    colorbar; 
    caxis([-90 90 ]);
    quiver(Xsection(1:10:end,1:10:end)/Hw,Ysection(1:10:end,1:10:end)/Hw,Sx_SPy(1:10:end,1:10:end),Sy_SPy(1:10:end,1:10:end), 'k', 'LineWidth', 1.5)
    set ( gca, 'ydir', 'reverse' )
    xlabel('x/Hw (-)') ; ylabel('y/Hw (-)') ;title('Omega_{SPy} (deg) from analytical model')
    set(gca,'DataAspectRatio',[1 1 1])
    fill(rect_x/Hw, rect_y/Hw, [0.8 0.8 0.8],'facecolor','white', 'EdgeColor', 'r', 'LineWidth', 1.5); % ,'facecolor','white'
    
    subplot(2,3,2);hold on;
    % contourf(Xsection/Hw,Ysection/Hw,atand(Ysection./Xsection),[-90:10:90])
    % fill(rect_x/Hw, rect_y/Hw, [0.8 0.8 0.8],'facecolor','white', 'EdgeColor', 'r', 'LineWidth', 1.5); % ,'facecolor','white'
    % colorbar; 
    % caxis([-90 90 ]);
    % quiver(Xsection(1:10:end,1:10:end)/Hw,Ysection(1:10:end,1:10:end)/Hw,Sx_SPy(1:10:end,1:10:end),Sy_SPy(1:10:end,1:10:end), 'k', 'LineWidth', 1.5)
    % set ( gca, 'ydir', 'reverse' )
    % xlabel('x/Hw (-)') ; ylabel('y/Hw (-)') ;title('Omega_{SPy} (deg) from empirical assumption')
    % set(gca,'DataAspectRatio',[1 1 1])
    contour(Xsection/Hw,Ysection/Hw,atand(Sy_SPy./Sx_SPy),    [-90:15:90],'-k',"ShowText",true,'displayname','\omega')
    [Contour1, h1] =contour(Xsection/Hw,Ysection/Hw,atand(Ysection./Xsection),[-90:15:90],'--r',"ShowText",true,'displayname','u_h towards centre');
    clabel(Contour1, h1, 'Color', 'r'); % Set label color to black
    set ( gca, 'ydir', 'reverse' )
    xlabel('x/Hw (-)') ; ylabel('y/Hw (-)') ;title('Analysis \omega SPy')
    set(gca,'DataAspectRatio',[1 1 1])
    fill(rect_x/Hw, rect_y/Hw, [0.8 0.8 0.8],'facecolor','white', 'EdgeColor', 'r', 'LineWidth', 1.5,'displayname','station'); % ,'facecolor','white'
    legend('location','best')
    
    
    
    subplot(2,3,3);hold on;
    contour(Xsection/Hw,Ysection/Hw,atand(Sy_SPy./Sx_SPy),[-90:15:90],'-k',"ShowText",true,'displayname','\omega')
    contour(Xsection/Hw,Ysection/Hw,Sz_SPy/(beta_CCS_avg*Hw),[1, 2, 5, 10, 50, 100]/100,'--r',"ShowText",true,'displayname','Uz}/\beta/H_w')
    set ( gca, 'ydir', 'reverse' )
    xlabel('x/Hw (-)') ; ylabel('y/Hw (-)') ;title('Analysis \omega SPy')
    set(gca,'DataAspectRatio',[1 1 1])
    fill(rect_x/Hw, rect_y/Hw, [0.8 0.8 0.8],'facecolor','white', 'EdgeColor', 'r', 'LineWidth', 1.5,'displayname','station'); % ,'facecolor','white'
    legend('location','best')
    
    
    
    subplot(2,3,4);hold on;
    contourf(Xsection/Hw,Ysection/Hw,(Sy_SPy.^2+Sx_SPy.^2).^0.5./((beta_CCS_avg*Hw)),[0:0.1:1])
    fill(rect_x/Hw, rect_y/Hw, [0.8 0.8 0.8],'facecolor','white', 'EdgeColor', 'r', 'LineWidth', 1.5); % ,'facecolor','white'
    colorbar; 
    caxis([0 1]);
    quiver(Xsection(1:10:end,1:10:end)/Hw,Ysection(1:10:end,1:10:end)/Hw,Sx_SPy(1:10:end,1:10:end),Sy_SPy(1:10:end,1:10:end), 'k', 'LineWidth', 1.5)
    set ( gca, 'ydir', 'reverse' )
    xlabel('x/Hw (-)') ; ylabel('y/Hw (-)') ;title('u_h_{SPy}/(\beta_{CCS} Hw)=sqrt(ux^2+uy^2)/(\beta_{CCS} Hw)')
    set(gca,'DataAspectRatio',[1 1 1])
    
    subplot(2,3,5);hold on;
    contourf(Xsection/Hw,Ysection/Hw,(Sy_SPy.^2+Sx_SPy.^2+Sz_SPy.^2).^0.5./((beta_CCS_avg*Hw)),[0:0.1:1])
    fill(rect_x/Hw, rect_y/Hw, [0.8 0.8 0.8],'facecolor','white', 'EdgeColor', 'r', 'LineWidth', 1.5); % ,'facecolor','white'
    colorbar; 
    caxis([0 1]);
    quiver(Xsection(1:10:end,1:10:end)/Hw,Ysection(1:10:end,1:10:end)/Hw,Sx_SPy(1:10:end,1:10:end),Sy_SPy(1:10:end,1:10:end), 'k', 'LineWidth', 1.5)
    set ( gca, 'ydir', 'reverse' )
    xlabel('x/Hw (-)') ; ylabel('y/Hw (-)') ;title('u_{tot}_{SPy}/(\beta_{CCS} Hw)=sqrt(ux_{SPy}^2+uy_{SPy}^2+u_z_{SPy}^2)/(\beta_{CCS} Hw)')
    set(gca,'DataAspectRatio',[1 1 1])
    
    
    
    
    %%%%%%%%%%%%%%%%%%%%%
    
    
    figure(100); clf;
    
    [a,index_centralsection_AAalongx]=min(abs(Ysection(:,1)));
    [a,index_centralsection_BBalongy]=min(abs(Xsection(1,:)));
    
    
    subplot(2,3,1); hold on;
    plot(Xsection(index_centralsection_BBalongy,:)/Hw,Sx_SPn(index_centralsection_BBalongy,:)/(beta_CCS_avg*Hw),'k-','displayname','SPn')
    plot(Xsection(index_centralsection_BBalongy,:)/Hw,Sx_SPy(index_centralsection_BBalongy,:)/(beta_CCS_avg*Hw),'r-','displayname','SPy')
    set ( gca, 'ydir', 'reverse' )
    xlabel('x/Hw (-)') ; ylabel('Ux_{SPn}/(\beta_{CCS}*Hw) (%)')
    legend
    if switch_validation_plot==1
    plot(x_H_2d+L_x/Hw,Sx0_Hbeta,'m--','displayname','2D','linewidth',3)
    xlim([L_x/Hw,max(Xsection(index_centralsection_BBalongy,:)/Hw)])
    end
    
    subplot(2,3,2); hold on;
    plot(Xsection(index_centralsection_BBalongy,:)/Hw,Sz_SPn(index_centralsection_BBalongy,:)/(beta_CCS_avg*Hw),'k-','displayname','SPn')
    plot(Xsection(index_centralsection_BBalongy,:)/Hw,Sz_SPy(index_centralsection_BBalongy,:)/(beta_CCS_avg*Hw),'r-','displayname','SPy')
    set ( gca, 'ydir', 'reverse' )
    xlabel('x/Hw (-)') ; ylabel('Uz_{SPn}/(\beta_{CCS}*Hw) (%)')
    legend
    if switch_validation_plot==1
    plot(x_H_2d+L_x/Hw,Sz0_Hbeta,'m--','displayname','2D','linewidth',3)  
    xlim([L_x/Hw,max(Xsection(index_centralsection_BBalongy,:)/Hw)])
    end
    
    subplot(2,3,3); hold on;
    plot(Xsection(index_centralsection_BBalongy,:)/Hw,Sy_SPn(index_centralsection_BBalongy,:)/(beta_CCS_avg*Hw),'k-','displayname','SPn')
    plot(Xsection(index_centralsection_BBalongy,:)/Hw,Sy_SPy(index_centralsection_BBalongy,:)/(beta_CCS_avg*Hw),'r-','displayname','SPy')
    set ( gca, 'ydir', 'reverse' )
    xlabel('x/Hw (-)') ; ylabel('Uy_{SPn}/(\beta_{CCS}*Hw) (%)')
    legend
    if switch_validation_plot==1
    xlim([L_x,max(Xsection(index_centralsection_BBalongy,:)/Hw)])
    end
    
    subplot(2,3,4); hold on;
    plot(Ysection(:,index_centralsection_AAalongx)/Hw,Sx_SPn(:,index_centralsection_AAalongx)/(beta_CCS_avg*Hw),'k-','displayname','SPn')
    plot(Ysection(:,index_centralsection_AAalongx)/Hw,Sx_SPy(:,index_centralsection_AAalongx)/(beta_CCS_avg*Hw),'r-','displayname','SPy')
    set ( gca, 'ydir', 'reverse' )
    xlabel('y/Hw (-)') ; ylabel('Ux_{SPn}/(\beta_{CCS}*Hw) (%)')
    legend
    
    subplot(2,3,5); hold on;
    plot(Ysection(:,index_centralsection_AAalongx)/Hw,Sz_SPn(:,index_centralsection_AAalongx)/(beta_CCS_avg*Hw),'k-','displayname','SPn')
    plot(Ysection(:,index_centralsection_AAalongx)/Hw,Sz_SPy(:,index_centralsection_AAalongx)/(beta_CCS_avg*Hw),'r-','displayname','SPy')
    set ( gca, 'ydir', 'reverse' )
    xlabel('y/Hw (-)') ; ylabel('Uz_{SPn}/(\beta_{CCS}*Hw) (%)')
    legend
    
    subplot(2,3,6); hold on;
    plot(Ysection(:,index_centralsection_AAalongx)/Hw,Sy_SPn(:,index_centralsection_AAalongx)/(beta_CCS_avg*Hw),'k-','displayname','SPn')
    plot(Ysection(:,index_centralsection_AAalongx)/Hw,Sy_SPy(:,index_centralsection_AAalongx)/(beta_CCS_avg*Hw),'r-','displayname','SPy')
    set ( gca, 'ydir', 'reverse' )
    xlabel('y/Hw (-)') ; ylabel('Uy_{SPn}/(\beta_{CCS}*Hw) (%)')
    legend
    
   
    titles = {'W1 bottom','W2 right','W3 top','W4 left'};
    figure(10000); clf; tl = tiledlayout(2,2,'TileSpacing','compact','Padding','compact');
    for w = 1:4
        nexttile; 
        F = (switch_solution_type==3) * Fwall{w} + (switch_solution_type~=3) * ones(size(Xsection));
        contourf(Xsection/Hw, Ysection/Hw, F, 20, 'LineColor','none'); axis equal tight
        hold on; fill(rect_x/Hw, rect_y/Hw, [1 1 1], 'EdgeColor','r', 'LineWidth', 1.0);
        title(titles{w}); xlabel('x/H_w'); ylabel('y/H_w');
    end
    
    
    
    end

end

%%
if make_plots_checks == true

    figure(393);clf;
    for He_L=[13.6/20, 13.6/80]
    He_Hwratio=0.5;
    
    Hw=13.6/He_Hwratio;
    He=Hw*He_Hwratio;
    
    Lwall=He/He_L;
    y_midwall=-Lwall/2:Lwall/500:Lwall/2;
   
    red_finno=  (1-0.5.*erfc( ...
                      (2.8.*((Lwall/2-abs(y_midwall))+Lwall.*(0.015+0.035.*log(He_Hwratio.*Hw./Lwall))))       ...
         ./ (0.5.*Lwall-Lwall.*(0.15+0.035.*log(He_Hwratio.*Hw/Lwall))))  ) ; 
    
        red_hu= exp(-1*pi.*(y_midwall./ (Lwall./2.*(0.069.*log(Hw./He_Hwratio./Lwall)+1.03))).^2);     
     
    % % %         tttt=0.1;
    % % %          red_wall=  (1-0.5.*erfc( ...
    % % %                   (2.8.*((Lwall/2-abs(y_midwall))+Lwall.*(0.015+0.035.*log(tttt.*Hw./Lwall))))       ...
    % % %      ./ (0.5.*Lwall-Lwall.*(0.15+0.035.*log(tttt.*Hw/Lwall))))  ) ; 
    
    subplot(1,2,1); hold on; 
    plot(y_midwall,red_finno,'-','displayname', sprintf('Finno - He/Lwall: %.2f', He_Hwratio*Hw/Lwall))
    plot(y_midwall,red_hu   ,'--','displayname', sprintf('Mu - He/Lwall: %.2f', He_Hwratio*Hw/Lwall))
    title(sprintf('Hw: %.2f m He:%.2f m', Hw,He))
    xlabel('y (m)') ; ylabel('Finno reduction factor')
    subplot(1,2,2); hold on; 
    plot(y_midwall/Lwall,red_finno,'-','displayname', sprintf('Finno - He/Lwall: %.2f', He_Hwratio*Hw/Lwall))
    plot(y_midwall/Lwall,red_hu   ,'--','displayname', sprintf('Mu - He/Lwall: %.2f', He_Hwratio*Hw/Lwall))
    title(sprintf('Hw: %.2f m He:%.2f m', Hw,He))
    xlabel('y/Lwall (-)') ; ylabel('Finno reduction factor')
    end
    % % % plot(y_midwall/Lwall,red_wall   ,'r-','displayname', 'FInno adjusted')
    legend('location','best')
end 
%% Idea, omega may be perpendicular to isolines
if switch_outputlocation == 3
    %close all
    [M_Sz_SPn,c_Sz_SPn] =contour(Xsection/Hw,Ysection/Hw,Sz_SPn/(beta_CCS_avg*Hw),[-1:0.1:1]);
    
    % Initialize storage for X, Y coordinates
    x_isoline = [];
    y_isoline = [];
    
    % Loop through contour data
    k = 1;
    while k < size(M_Sz_SPn, 2)
        level = M_Sz_SPn(1, k);    % Contour level
        num_points = M_Sz_SPn(2, k); % Number of points in this contour
        
        if level == 10  % Extract only this level  isoline
            x_isoline = [x_isoline, NaN, M_Sz_SPn(1, k+1:k+num_points)];
            y_isoline = [y_isoline, NaN, M_Sz_SPn(2, k+1:k+num_points)];
        end
    
        % Move to the next contour segment
        k = k + num_points + 1;
    end
    
    
    % Display extracted isoline points
    fprintf('Extracted %d points for the isoline at level -50\n', length(x_isoline));
    
    if make_plots_checks == true
        % Plot results
        figure(1001);hold on;
        plot(x_isoline, y_isoline, 'r', 'LineWidth', 2); % Extracted isoline in red
        for kk=1:10:length((x_isoline))
          plot([0,x_isoline(kk)],[0, y_isoline(kk)], 'k-', 'LineWidth', 2); % Extracted isoline in red  
        end
        xlabel('x/Hw (-)'); ylabel('y/Hw (-)');
        title('Extracted Isoline');
        set(gca, 'ydir', 'reverse');
        grid on;
    
    end 
end 
% ================== Local helpers ==================
%v1 has settlements positive downwarda and horizontal movements positive
%towards the cavity
%v2 has settlements positive downwarda and horizontal movements positive
%according to axes

%Pinto Solution
function [u_x, u_y, u_z]=Eq_shaft_3d_AF_v2(x,y,z,h,nu,a)  

    R1=(x.^2+y.^2+(z-h).^2).^0.5;
    R2=(x.^2+y.^2+(z+h).^2).^0.5;
    
    % single spherity 
    fx=x.*(1./R1.^3+(3-4.*nu)./R2.^3-6.*z.*(z+h)./R2.^5);
    u_x=1/3*a^3*fx;
    u_x=u_x*-1;
    
    fy=y.*(1./R1.^3+(3-4.*nu)./R2.^3-6.*z.*(z+h)./R2.^5);
    u_y=1/3*a^3*fy;
    u_y=u_y*-1;
    
    fz=-1*((z-h)./R1.^3+    2.*z./R2.^3    -(3-4.*nu).*(z+h)./R2.^3    -6.*z.*(z+h).^2./R2.^5);
    u_z=1/3*a^3*fz;

end


function delta_w = depth_parabolic(z_vec, Hw)
% Parabolic vertical shape: D(z) = -6/Hw*z^2 + 6*z  (clamped to ≥0)
    z = z_vec(:);
    delta_w = (-6./Hw .* z.^2 + 6.*z);
    delta_w = max(delta_w , 0);
end

function delta_w = depth_dmm(z_vec, Hw, C1, C2, C3)
% C1/C2/C3 vertical combo (no longitudinal degradation built-in here):
% C1: cantilever (2*Hw - 2*z), C2: parabolic, C3: kick-in (2*z)
    z = z_vec(:);
    delta_w = C1.*(2*Hw - 2*z) + C2.* (-6./Hw .* z.^2 + 6.*z) + C3.*(2*z);
    delta_w = max(delta_w, 0);
end

function reduction = long_none(s_vec)
% No longitudinal degradation
   reduction = ones(1, numel(s_vec));
end

function reduction = long_mu(s_vec, Lwall, Hw, He_Hwratio)
% Mu & Huang (2016) Gaussian reduction
% R(s) = exp( -pi * (s/W)^2 ), with W from their expression
    s = s_vec(:).';
    W = (Lwall/2) * (0.069.*log( (Hw./He_Hwratio)./Lwall ) + 1.03);
    W = max(W, 0.05*Lwall);  % safety floor
    reduction = exp( -pi .* (s./W).^2 );
end

function reduction = long_roboski(s_vec, Lwall, Hw, He_Hwratio)
% Roboski & Finno (2006) erfc-type reduction
    s = s_vec(:).';
    a = 2.8;
    c = 0.015 + 0.035*log(He_Hwratio*Hw/Lwall);
    d = 0.15  + 0.035*log(He_Hwratio*Hw/Lwall);
    num = a .* ( (Lwall/2 - abs(s)) + Lwall.*c );
    den = max( (0.5*Lwall - Lwall.*d), 1e-9 );
    reduction = 1 - 0.5 .* erfc(num ./ den);
end


function v = getf(s, name, default)
if isfield(s, name), v = s.(name);
else
    v = default; 
end
end

end
